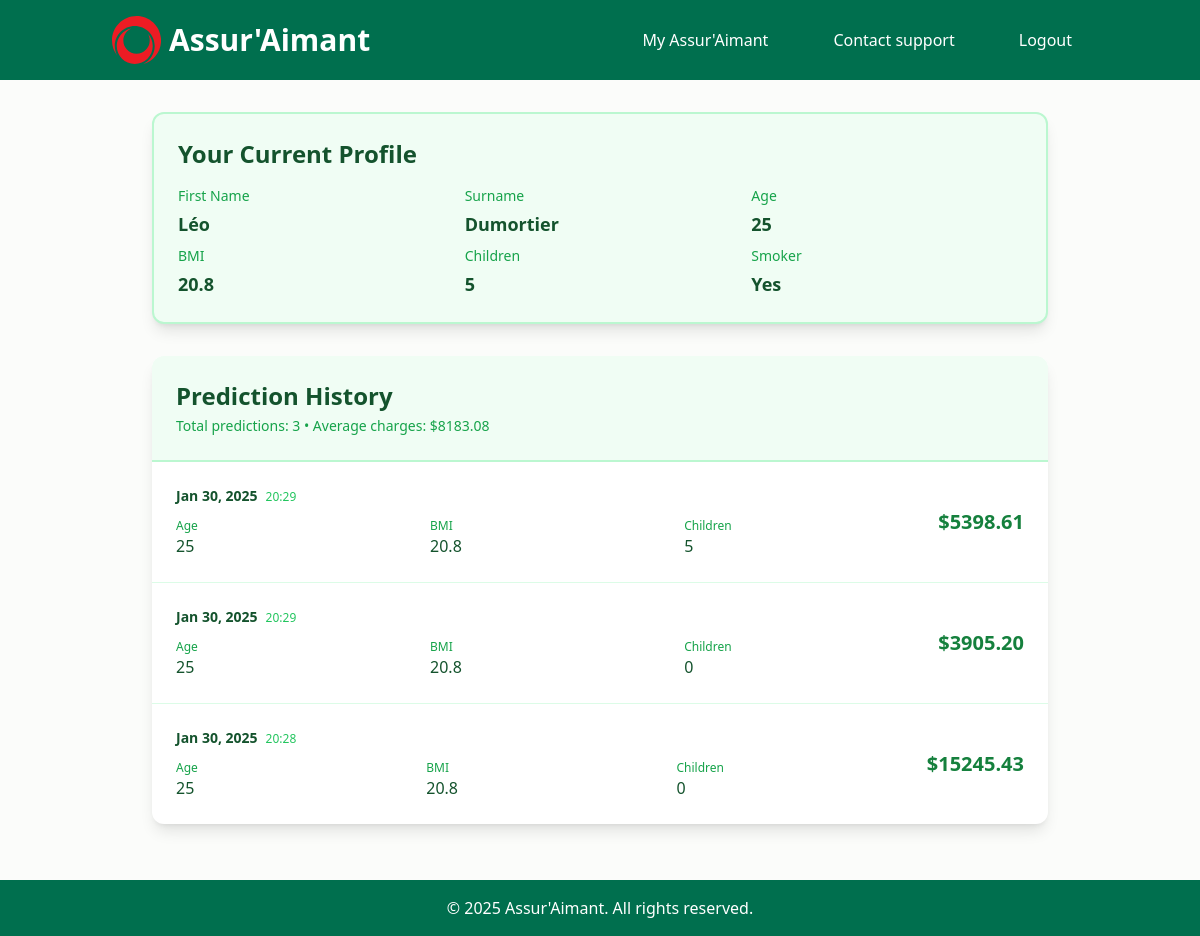
/prediction-history/ (signed in), run on the app's committed database.
### insurance_app/models.py (models this page shows, shortened)
class UserProfile(AbstractUser):
    class SmokerType(models.TextChoices):
        YES = 'Yes', 'Yes'
        NO = 'No', 'No'
    class RegionType(models.TextChoices):
        NORTHEAST = 'Northeast', 'Northeast'
        NORTHWEST = 'Northwest', 'Northwest'
        SOUTHEAST = 'Southeast', 'Southeast'
        SOUTHWEST = 'Southwest', 'Southwest'
    class SexType(models.TextChoices):
        MALE = 'Male', 'Male'
        FEMALE = 'Female', 'Female'
    age = models.PositiveIntegerField(default=25)
    weight = models.PositiveIntegerField(default=60, help_text="Weight in kilograms")
    height = models.PositiveIntegerField(default=170, help_text="Height in centimeters")
    num_children = models.PositiveIntegerField(default=0)
    smoker = models.CharField(
        blank=False,
        max_length=10,
        choices=SmokerType.choices
    )
    region = models.CharField(
        blank=False,
        max_length=10,
        choices=RegionType.choices,
    )
    sex = models.CharField(
        blank=False,
        max_length=10,
        choices=SexType.choices,
    )
    @property
    def bmi(self):
        if self.height <= 0:
            return 0.0
        return round(self.weight / ((self.height / 100) ** 2), 1)

class PredictionHistory(models.Model):
    user = models.ForeignKey(
        UserProfile,
        on_delete=models.CASCADE,
        related_name='insurance_predictions'
    )
    timestamp = models.DateTimeField(auto_now_add=True)
    age = models.PositiveIntegerField()
    weight = models.PositiveIntegerField()
    height = models.PositiveIntegerField()
    num_children = models.PositiveIntegerField()
    smoker = models.CharField(max_length=10)
    region = models.CharField(max_length=10)
    sex = models.CharField(max_length=10)
    predicted_charges = models.DecimalField(
        max_digits=10,
        decimal_places=2,
        help_text="Predicted insurance charges in USD"
    )
    class Meta:
        ordering = ['-timestamp']
        verbose_name = "Insurance Prediction"
        verbose_name_plural = "Insurance Predictions"
        indexes = [
            models.Index(fields=['user', '-timestamp']),
        ]
    @property
    def bmi(self):
        if self.height <= 0:
            return 0.0
        return round(self.weight / ((self.height / 100) ** 2), 1)

### insurance_app/views.py (the view)
# urls.py: path('prediction-history/', PredictionHistoryView.as_view(), name='prediction_history'),
class PredictionHistoryView(LoginRequiredMixin, ListView):
    model = PredictionHistory
    template_name = 'insurance_app/prediction_history.html'
    context_object_name = 'predictions'
    paginate_by = 10
    def get_queryset(self):
        return self.model.objects.filter(user=self.request.user)\
            .select_related('user')\
            .order_by('-timestamp')
    def get_context_data(self, **kwargs):
        context = super().get_context_data(**kwargs)
        context.update({
            'user_profile': self.request.user,
            'total_predictions': self.get_queryset().count(),
            'average_charges': self.get_queryset().aggregate(
                Avg('predicted_charges')
            )['predicted_charges__avg']
        })
        return context

### insurance_app/templates/insurance_app/prediction_history.html (shortened to what this page needs)
{% extends "insurance_app/base_final.html" %}
{% load static %}
{% load tz %}
{% block content %}
<div class="container mx-auto px-4 py-8">
    <div class="max-w-4xl mx-auto">
        <div class="bg-green-50 border-2 border-green-200 rounded-xl shadow-lg p-6 mb-8">
            <h2 class="text-2xl font-bold text-green-900 mb-4">Your Current Profile</h2>
            <dl class="grid grid-cols-3 gap-x-4 gap-y-2">
                <div class="col-span-1">
                    <dt class="text-sm font-medium text-green-600">First Name</dt>
                    <dd class="mt-1 text-lg font-semibold text-green-900">{{ user.first_name }}</dd>
                </div>
                <div class="col-span-1">
                    <dt class="text-sm font-medium text-green-600">Surname</dt>
                    <dd class="mt-1 text-lg font-semibold text-green-900">{{ user.last_name }}</dd>
                </div>
                <div class="col-span-1">
                    <dt class="text-sm font-medium text-green-600">Age</dt>
                    <dd class="mt-1 text-lg font-semibold text-green-900">{{ user.age }}</dd>
                </div>
                <div class="col-span-1">
                    <dt class="text-sm font-medium text-green-600">BMI</dt>
                    <dd class="mt-1 text-lg font-semibold text-green-900">{{ user.bmi|floatformat:1 }}</dd>
                </div>
                <div class="col-span-1">
                    <dt class="text-sm font-medium text-green-600">Children</dt>
                    <dd class="mt-1 text-lg font-semibold text-green-900">{{ user.num_children }}</dd>
                </div>
                <div class="col-span-1">
                    <dt class="text-sm font-medium text-green-600">Smoker</dt>
                    <dd class="mt-1 text-lg font-semibold text-green-900">
                        {% if user.smoker %}Yes{% else %}No{% endif %}
                    </dd>
                </div>
            </dl>
        </div>
        <div class="bg-white rounded-xl shadow-lg overflow-hidden">
            <div class="p-6 bg-green-50 border-b-2 border-green-200">
                <h2 class="text-2xl font-bold text-green-900">Prediction History</h2>
                <p class="mt-1 text-sm text-green-600">
                    Total predictions: {{ total_predictions }} • Average charges: ${{ average_charges|floatformat:2|default:"0.00" }}
                </p>
            </div>
            <div class="divide-y divide-green-100">
                {% for prediction in predictions %}
                <div class="p-6 hover:bg-green-50 transition-colors duration-200">
                    <div class="flex items-center justify-between">
                        <div class="flex-1">
                            <div class="flex items-baseline gap-2">
                                <p class="text-sm font-semibold text-green-900">
                                    {{ prediction.timestamp|localtime|date:"M j, Y" }}
                                </p>
                                <span class="text-xs text-green-500">
                                    {{ prediction.timestamp|localtime|date:"H:i" }}
                                </span>
                            </div>
                            <div class="mt-3 grid grid-cols-3 gap-4">
                                <div>
                                    <p class="text-xs font-medium text-green-600">Age</p>
                                    <p class="text-base text-green-900">{{ prediction.age }}</p>
                                </div>
                                <div>
                                    <p class="text-xs font-medium text-green-600">BMI</p>
                                    <p class="text-base text-green-900">{{ prediction.bmi|floatformat:1 }}</p>
                                </div>
                                <div>
                                    <p class="text-xs font-medium text-green-600">Children</p>
                                    <p class="text-base text-green-900">{{ prediction.num_children }}</p>
                                </div>
                            </div>
                        </div>
                        <div class="ml-4 flex-shrink-0">
                            <span class="text-xl font-bold text-green-700">
                                ${{ prediction.predicted_charges|floatformat:2 }}
                            </span>
                        </div>
                    </div>
                </div>
                {% empty %}
                <div class="p-6 text-center text-green-600">
                    No predictions made yet
                </div>
                {% endfor %}
            </div>
        </div>
    </div>
</div>
{% endblock %}

### data on the page
UserProfile: first_name "Léo", last_name "Dumortier", age "25", bmi "20.8", num_children "5"
PredictionHistory: timestamp "Jan 30, 2025", timestamp "20:29", age "25", bmi "20.8", num_children "5", predicted_charges "5398.61"
PredictionHistory: timestamp "Jan 30, 2025", timestamp "20:29", age "25", bmi "20.8", num_children "0", predicted_charges "3905.20"
PredictionHistory: timestamp "Jan 30, 2025", timestamp "20:28", age "25", bmi "20.8", num_children "0", predicted_charges "15245.43"

### other printed values
{{ total_predictions }} "3"
{{ average_charges|floatformat:2|default:"0.00" }} "8183.08"
